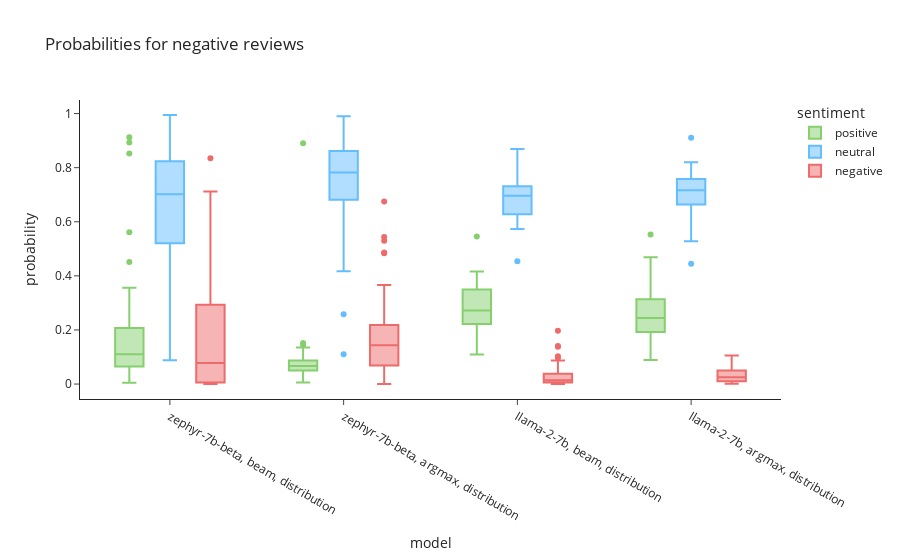

The cell this chart's notebook holds for it:
### Code cell
fig = px.box(distr_res_df[distr_res_df.fact_sentiment == 'negative'], 
             x="model_group", y="prob_value", color="prob_label",
            color_discrete_map = {'negative': '#ee6b6b', 'neutral': '#64bdfd', 
                            'positive': '#86cf6e'},
            category_orders = {'prob_label': ['positive', 'neutral', 'negative'],
                              'model_group': ['zephyr-7b-beta, beam, distribution',
                                              'zephyr-7b-beta, argmax, distribution',
                                              'llama-2-7b, beam, distribution', 
                                              'llama-2-7b, argmax, distribution']},
            labels = {'prob_value': 'probability', 'model_group': 'model', 'prob_label': 'sentiment'},
            title = 'Probabilities for negative reviews')
fig.update_traces(quartilemethod="exclusive") # or "inclusive", or "linear" by default
fig.show()

### Figure 1 — Plotly figure (JSON) as saved in the notebook; plotly's stock layout.template omitted (floating-point values rounded to 4 significant figures; data arrays with more than 128 entries replaced by an {"elided": "..."} marker saying what was removed)
{"data": [{"alignmentgroup": "True", "hovertemplate": "sentiment=positive<br>model=%{x}<br>probability=%{y}<extra></extra>", "legendgroup": "positive", "marker": {"color": "#86cf6e"}, "name": "positive", "notched": false, "offsetgroup": "positive", "orientation": "v", "quartilemethod": "exclusive", "showlegend": true, "type": "box", "x": {"elided": "200 str values"}, "x0": " ", "xaxis": "x", "y": {"elided": "200 float values"}, "y0": " ", "yaxis": "y"}, {"alignmentgroup": "True", "hovertemplate": "sentiment=neutral<br>model=%{x}<br>probability=%{y}<extra></extra>", "legendgroup": "neutral", "marker": {"color": "#64bdfd"}, "name": "neutral", "notched": false, "offsetgroup": "neutral", "orientation": "v", "quartilemethod": "exclusive", "showlegend": true, "type": "box", "x": {"elided": "200 str values"}, "x0": " ", "xaxis": "x", "y": {"elided": "200 float values"}, "y0": " ", "yaxis": "y"}, {"alignmentgroup": "True", "hovertemplate": "sentiment=negative<br>model=%{x}<br>probability=%{y}<extra></extra>", "legendgroup": "negative", "marker": {"color": "#ee6b6b"}, "name": "negative", "notched": false, "offsetgroup": "negative", "orientation": "v", "quartilemethod": "exclusive", "showlegend": true, "type": "box", "x": {"elided": "200 str values"}, "x0": " ", "xaxis": "x", "y": {"elided": "200 float values"}, "y0": " ", "yaxis": "y"}], "layout": {"autosize": true, "boxmode": "group", "legend": {"title": {"text": "sentiment"}, "tracegroupgap": 0}, "title": {"text": "Probabilities for negative reviews"}, "xaxis": {"anchor": "y", "autorange": true, "categoryarray": ["zephyr-7b-beta, beam, distribution", "zephyr-7b-beta, argmax, distribution", "llama-2-7b, beam, distribution", "llama-2-7b, argmax, distribution"], "categoryorder": "array", "domain": [0, 1], "range": [-0.5133, 3.513], "title": {"text": "model"}, "type": "category"}, "yaxis": {"anchor": "x", "autorange": true, "domain": [0, 1], "range": [-0.05527, 1.05], "title": {"text": "probability"}, "type": "linear"}}}
